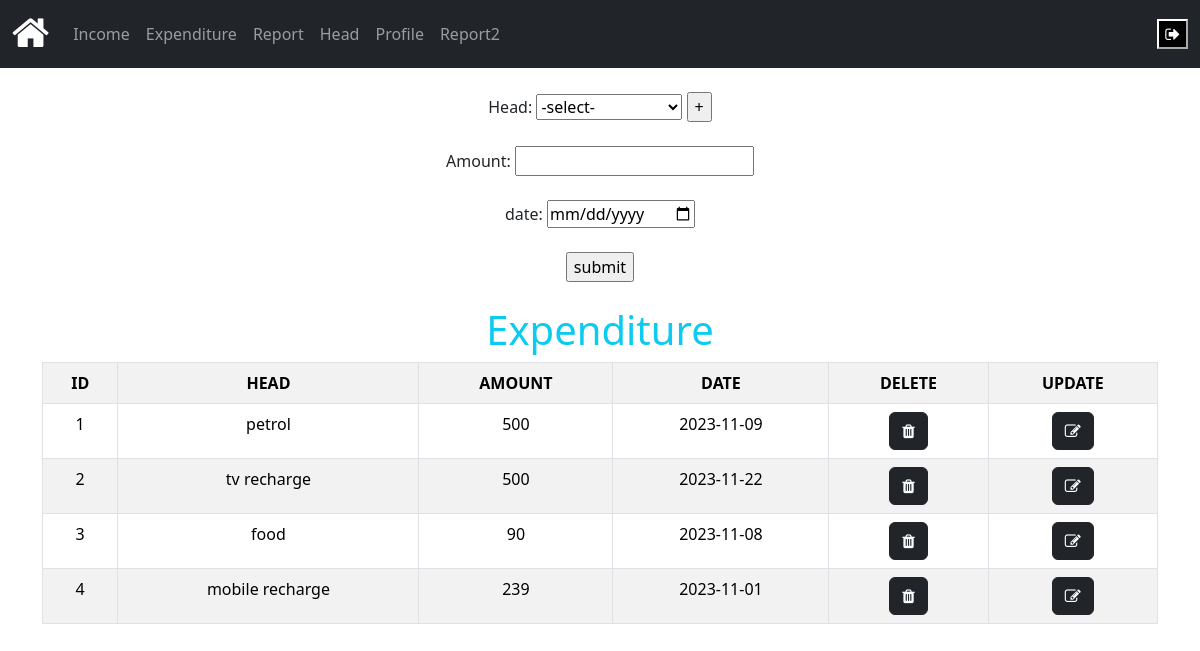
The page /expe.php (signed in) on the database its author committed.
### tables this page shows
CREATE TABLE `expe` (
  `exp_id` int(25) NOT NULL,
  `head_id` int(25) NOT NULL,
  `amount` varchar(255) NOT NULL,
  `date` date NOT NULL
);

CREATE TABLE `head_master` (
  `id` int(25) NOT NULL,
  `head` varchar(255) NOT NULL
);

### expe.php (the view, shortened to what this page needs)
<?php
include 'header.php';
include 'conn.php';
if (isset($_SESSION['id'])) {
?>
    <form action="" method="post">
        <center>
            <label for="head master">Head: </label>
            <?php
            echo "<select name='head'>";
            echo "<option>-select-</option>";
            $sql = "SELECT * FROM head_master";
            $head = mysqli_query($conn, $sql);
            foreach ($head as $value) {
                echo "<option value='" . $value['id'] . "'>" . $value['head'] . "</option>" . "<br />";
            }
            echo "</select>";
            ?>
            <a href="head.php"><input type="button" value="+"></a>
            <br><br>
            <label>Amount:</label>
            <input type="text" name="amount" required><br><br>
            <label for="date">date:</label>
            <input type="date" id="date" name="date" required>
            <br>
            <br>
            <input type="submit" name="confirm" value="submit">
        </center>
    </form>
    <div class="container">
        <div class="">
            <br>
            <h1 class="text-info text-center">Expenditure</h1>
            <table class="table table-striped table-bordered text-center table-hover">
                <tr>
                    <th> ID</th>
                    <th>HEAD</th>
                    <th> AMOUNT</th>
                    <th> DATE</th>
                    <th> DELETE</th>
                    <th> UPDATE</th>
                </tr>
                <?php
                $data = "SELECT * FROM expe left join head_master on expe.head_id=head_master.id";
                $result = mysqli_query($conn, $data);
                ?>
                <?php
                while ($data = mysqli_fetch_array($result)) {
                ?>
                    <tr>
                        <td>
                            <?php echo $data['exp_id'] ?>
                        </td>
                        <td>
                            <?php echo $data['head'] ?>
                        </td>
                        <td>
                            <?php echo $data['amount'] ?>
                        </td>
                        <td>
                            <?php echo $data['date'] ?>
                        </td>
                        <td>
                            <button class="btn btn-dark">
                                <a href="delete.php?exp_id=<?php echo $data['exp_id']; ?>" class="text-white">
                                    <i class="fa fa-trash"></i>
                                </a>
                            </button>
                        </td>
                        <td>
                            <button class="btn btn-dark">
                                <a href="update_exp.php?exp_id=<?php echo $data['exp_id']; ?>" class="text-white">
                                <i class="fa fa-edit"></i>
                                </a>
                            </button>
                        </td>
                    </tr>
                <?php } ?>
            </table>
        <?php
        exit();
    } else {
        header('location:index.php');
    }
?>

### header.php (shortened to what this page needs)
<!DOCTYPE html>
<html lang="en">
<head>
  <link href="https://cdn.jsdelivr.net/npm/bootstrap@5.3.2/dist/css/bootstrap.min.css" rel="stylesheet">
  <link rel="stylesheet" href="https://cdnjs.cloudflare.com/ajax/libs/font-awesome/4.7.0/css/font-awesome.min.css">
</head>
<body>
  <nav class="navbar bg-dark navbar-expand-lg" data-bs-theme="dark">
    <div class="container-fluid">
      <a class="navbar-brand" href="home.php"><i class="fa fa-home" style="font-size:40px;"></i></a>
      <div class="collapse navbar-collapse" id="navbarNav">
        <ul class="navbar-nav">
          <?php
          $asso_arr = array("Income" => "income.php", "Expenditure" => "expe.php", "Report" => "rep.php", "Head" => "head.php", "Profile" => "profile.php","Report2" => "rep2.php");
          foreach ($asso_arr as $x => $x_value) {
            echo "<li class='nav-item'>
            <a class='nav-link' href='$x_value'>$x</a>
            </li>";
          }
          ?>
        </ul>
      </div>
      <button type="button" style="background: black;"><a class="nav-link active" href="index.php"><i class="fa fa-sign-out"></i></a></button>
    </div>
  </nav>
  <br />

### rows shown on the page
expe: exp_id "1", head_master.head "petrol", amount "500", date "2023-11-09"
expe: exp_id "2", head_master.head "tv recharge", amount "500", date "2023-11-22"
expe: exp_id "3", head_master.head "food", amount "90", date "2023-11-08"
expe: exp_id "4", head_master.head "mobile recharge", amount "239", date "2023-11-01"

### other values the page prints
$x "Income"
$x "Expenditure"
$x "Report"
$x "Head"
$x "Profile"
$x "Report2"
